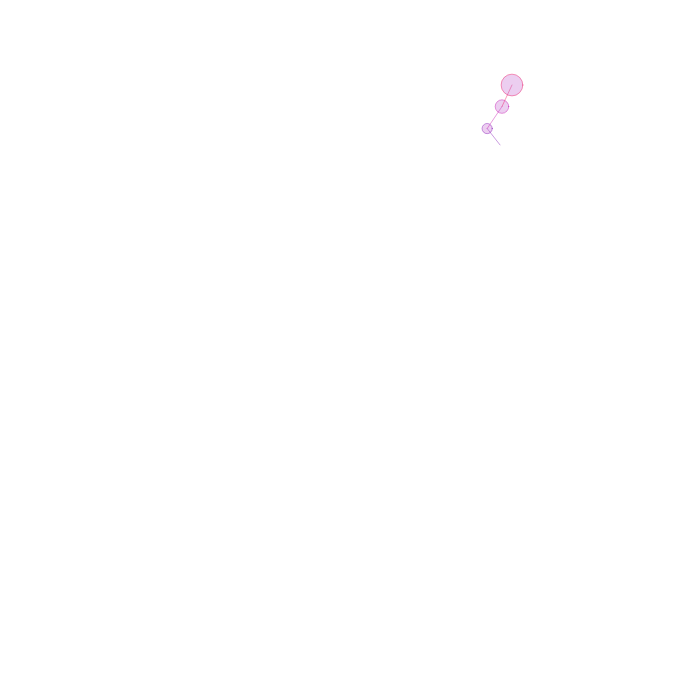
Frame 1 (no input)
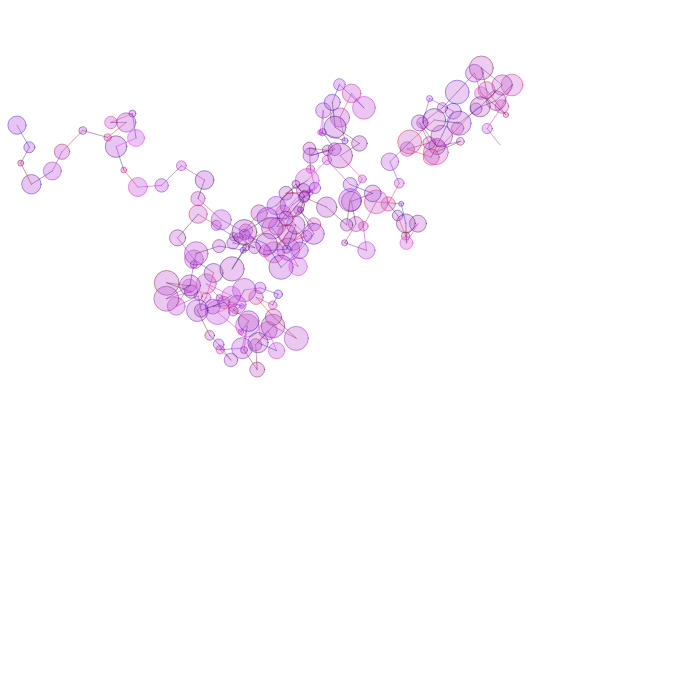
Frame 60 (no input)
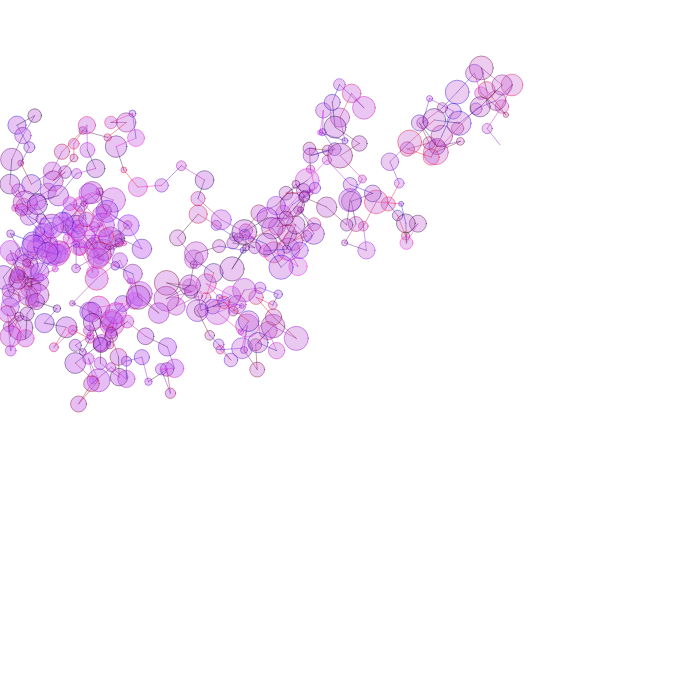
Frame 120 (the mouse pressed at the canvas centre since frame 60)

The p5.js sketch that drew these frames (run headless with seeded random() and noise() and a simulated clock; from frame 60 on, the mouse is pressed at the canvas centre):

// p5.js sketch
// ── sketch.js
// from https://www.skillshare.com/classes/How-to-Code-Creative-Generative-Art-The-Easy-Way-Processing-Basics-for-Beginners/520946096?via=user-profile

var xLocation
var yLocation
var oldDiameter
let colr
var setColor

function setup() {
  createCanvas(700, 700);
  background(255)
  xLocation = random(700)
  yLocation = random(700)
  colr = {
    r: Math.floor(random(255)),
    g: Math.floor(random(255)),
    b: Math.floor(random(255)),
    alpha: Math.floor(random(255))
  }
  setColor = modColor()
  // frameRate(2)
}

const getNewLocs = (oldX, oldY) => {
  let newXLocation = xLocation + random(50) - 25
  let newYLocation = yLocation + random(50) - 25
  const diameter = random(20) + 5;
  const radius = diameter / 2
  if (newXLocation < radius) {
    newXLocation = radius
  }
  if (newXLocation > width - radius) {
    newXLocation = width - radius
  }
  if (newYLocation < radius) {
    newYLocation = radius
  }
  if (newYLocation > height - radius) {
    newYLocation = height - radius
  }
  return {
    newXLocation,
    newYLocation,
    diameter
  }
}

function draw() {
  for (let i = 0; i < 3; i++) {
    let {
      newXLocation,
      newYLocation,
      diameter
    } = getNewLocs(xLocation, yLocation)
    let dist = distance(xLocation, newXLocation, yLocation, newYLocation)
    // this is a lot of nonsense to avoid only the one overlap.....
    while (dist < oldDiameter) {
      let vals = getNewLocs(xLocation, yLocation)
      newXLocation = vals.newXLocation
      newYLocation = vals.newYLocation
      dist = distance(xLocation, newXLocation, yLocation, newYLocation)
    }

    stroke(random(255), 0, random(255), 100)
    line(xLocation, yLocation, newXLocation, newYLocation)
    fill(getColor(colr))
    colr = setColor(colr)
    // fill(0, 100, random(255), 20)
    ellipse(newXLocation, newYLocation, diameter, diameter)

    xLocation = newXLocation
    yLocation = newYLocation
    oldDiameter = diameter
  }
}

const distance = (x1, x2, y1, y2) => {
  var dx = x2 - x1;
  var dy = y2 - y1;
  var distance = sqrt(dx * dx + dy * dy);
  return distance
}


const getColor = ({
  r,
  g,
  b,
  alpha = 40
}) => {
  return color(r, g, b, alpha)
}


const modColor = () => {
  let vAlpha = 1
  let vr = 1
  let vg = 1
  let vb = 1
  return ({
    r,
    g,
    b,
    alpha
  }) => {
    r = (r + (0.01 * vr))
    g = (g + (0.03 * vg))
    b = (b + (0.1 * vb))
    alpha = (alpha + (0.1 * vAlpha)) // this would be better with a vector that reverses
    vAlpha = (alpha > 200 || alpha <= 10) ? -vAlpha : vAlpha
    vr = (r > 255 || r < 1) ? -vr : vr
    vg = (g > 255 || g < 1) ? -vg : vg
    vb = (b > 255 || b < 1) ? -vb : vb
    return {
      r,
      g,
      b,
      alpha
    }
  }
}
